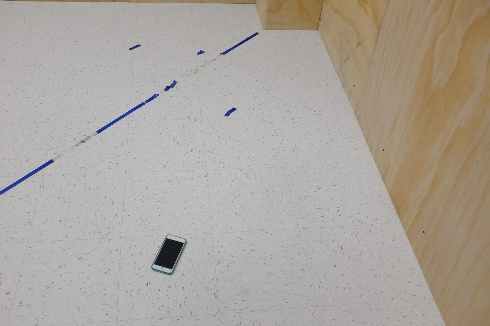
#> input picture find_phone_test_images/20.jpg, 490 x 326 px, given as the content of the folder nd_phone_test_images/20.jpg, which was not available
$ python train_phone_finder.py find_phone_test_images/20.jpg
#> lines starting #> are read from the running program, lines starting #| are printed output that depends on the picture; after the words box and inside, x2 and y2 are one past the last pixel; in counts of white or black regions, pixels touching at a corner belong together; pictures that were not available may be replaced by others from this repository, and a replacement may not be noted
#Author  : Nikita Sharma
#Date    : 29th February 2020
#Purpose : To implement a prototype of a visual phone detection system for a customer

import cv2
from PIL import Image
import glob
import sys
import numpy as np
import matplotlib.pyplot as plt
import math

# Calculating performance of the model
def calculatingaccuracy():
    orgfile = glob.glob(sys.argv[1][2:]+'/*.txt')                        # Append ~/ and read file name from command prompt
    filepath = "outputstats.txt"
    result = open("result.txt","w+")
    result.write("Filename\t" + "X\t" +"Y\t" + "Accepted/Not Accepted \n")
    count = orgcount = 0
    with open(orgfile[0]) as file1:
        org = [line.rstrip('\n').split(' ') for line in file1]
    file1.close()
    with open(filepath) as file2:
        next(file2)
        for line in file2:
            orgcount = orgcount+1
            test = line.rstrip('\n').split('\t')
            res = [org[i] for i in range(len(org)) if (test[0] == org[i][0])]
            if res:
                if ((float(res[0][1])-0.05 <=float(test[1])<= float(res[0][1])+0.05) or (float(res[0][1]) -0.05 <=float(test[2])<= float(res[0][1])+0.05)):
                    var = 'Accepted'
                    count = count+1
                else:
                    var = 'Not Accepted'
            else:
                var = 'N'
            result.write(  line.rstrip('\n') + '\t' + var + '\n')
        Accuracy = round((count/orgcount) * 100 , 3)
        result.write("Model gives " + str(Accuracy) + "% accurate result of the prediction")
    file2.close()
    result.close()

def main():
    #Read image path
    images = glob.glob(sys.argv[1][2:]+'/*.jpg')                        # Append ~/ from command prompt

    # Looping through each image
    file = open("outputstats.txt","w+")
    file.write("Filename\t" + "X\t" +"Y\n")
    for im in images:                                                   # Read each image in the folder
        with open(im, 'rb') as file:                                    # Open Image to read
            image = Image.open(file)
#> image is the input picture: PIL image 490x326 RGB; mean R, G, B 171.5, 164.8, 157.1
            h,w = image.height,image.width
#> h = 326; w = 490
            image = cv2.cvtColor(np.array(image), cv2.COLOR_RGB2BGR)    # Convert RGB to BGR
#> image: shape (326, 490, 3)
            gray = cv2.cvtColor(image, cv2.COLOR_BGR2GRAY)              # Convert RGB to GRAY
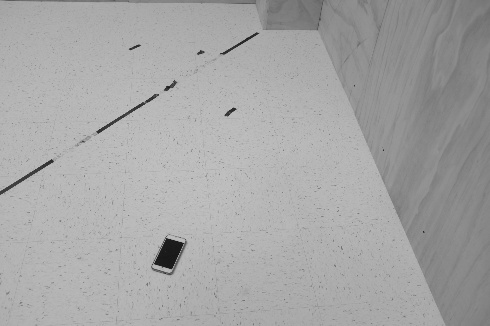
#> gray: shape (326, 490); min 21, max 199, mean 166
            ret,thresh = cv2.threshold(gray,67,250,0)                   # To filter phone image from background of tiles/floor
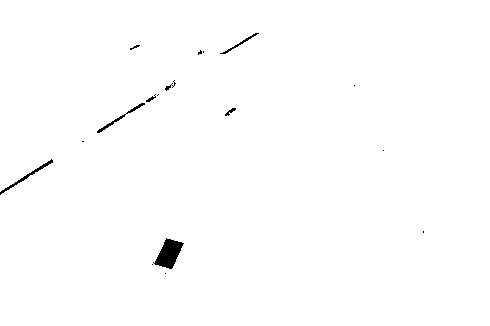
#> thresh: shape (326, 490); values 0 (black) and 250 (white), 99.3% white; 17 black regions (10 under 20 px), largest, box (x1, y1, x2, y2) and area: (153, 238, 184, 269) 521, (0, 159, 53, 195) 174, (97, 103, 145, 133) 139
            thresh = cv2.dilate(thresh, None)                           # Fill some holes
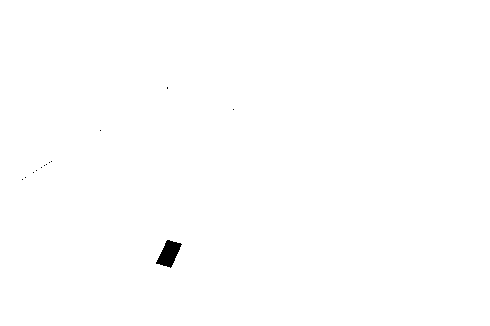
#> thresh: shape (326, 490); values 0 (black) and 250 (white), 99.7% white; 13 black regions (12 under 20 px), largest, box (x1, y1, x2, y2) and area: (156, 240, 182, 268) 405
            thresh = cv2.dilate(thresh, None)
#> thresh: shape (326, 490); values 0 (black) and 250 (white), 99.8% white; 1 black region, box (x1, y1, x2, y2) and area: (158, 241, 180, 266) 303
            thresh = cv2.erode(thresh, None)                            # Dilate made our shape larger, revert that
#> thresh: shape (326, 490); values 0 (black) and 250 (white), 99.7% white; 1 black region, box (x1, y1, x2, y2) and area: (157, 240, 181, 267) 401
            thresh = cv2.erode(thresh, None)
#> thresh: shape (326, 490); values 0 (black) and 250 (white), 99.7% white; 1 black region
            contours, hierarchy = cv2.findContours(thresh, cv2.RETR_LIST, cv2.CHAIN_APPROX_SIMPLE)
#> contours = 2 contours; box (x1, y1, x2, y2) and area: (0, 0, 490, 326) 158925, (155, 238, 183, 269) 548
            rc = cv2.minAreaRect(contours[0])
#> rc = ((168.7, 253.1), (32.19, 19.95), -65.56)
            box = cv2.boxPoints(rc)
#> box = [[171.1, 271.8], [152.9, 263.6], [166.2, 234.3], [184.4, 242.5]]
            box = np.int0(box)
#> box = [[171, 271], [152, 263], [166, 234], [184, 242]]
            cv2.drawContours(image,[box],0,(0,255,0),2)
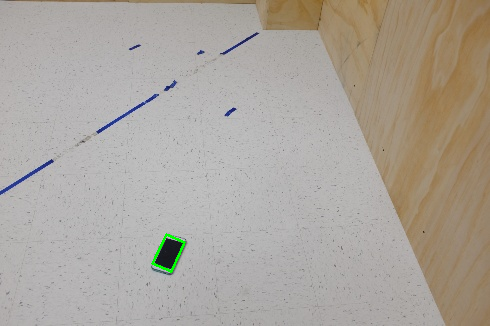
#> image: shape (326, 490, 3); mean B, G, R 156.9, 165, 171.3
            centre = [rc[0][0]/w, rc[0][1]/h]
#> centre = [0.344, 0.776]
#> (the run stopped early here; a loop or call above may not have finished)

$ run again, on find_phone_test_images/22.jpg
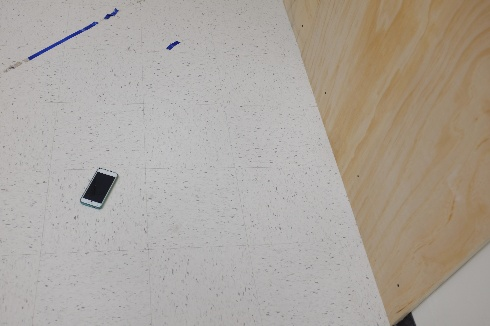
#> input picture find_phone_test_images/22.jpg, 490 x 326 px, given as the content of the folder nd_phone_test_images/22.jpg, which was not available
#> in main, image is the input picture: PIL image 490x326 RGB; mean R, G, B 172.1, 164.9, 156.9
#> in main, `thresh = cv2.erode(thresh, None)`:
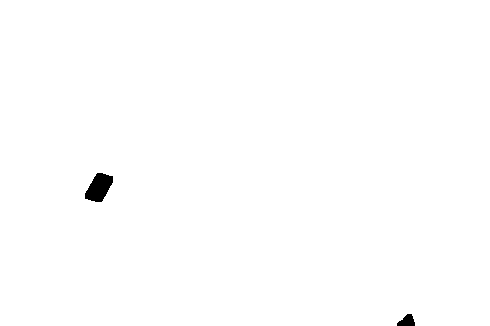
#> thresh: shape (326, 490); values 0 (black) and 250 (white), 99.6% white; 2 black regions
#> contours = 2 contours; box (x1, y1, x2, y2) and area: (0, 0, 490, 326) 158772, (84, 172, 114, 203) 576
#> rc = ((98.71, 187.1), (34, 20.35), -61.39)
#> in main, `box = cv2.boxPoints(rc)`: box = [[99.5, 206.9], [81.64, 197.2], [97.92, 167.3], [115.8, 177.1]]
#> in main, `box = np.int0(box)`: box = [[99, 206], [81, 197], [97, 167], [115, 177]]
#> in main, `cv2.drawContours(image,[box],0,(0,255,0),2)`:
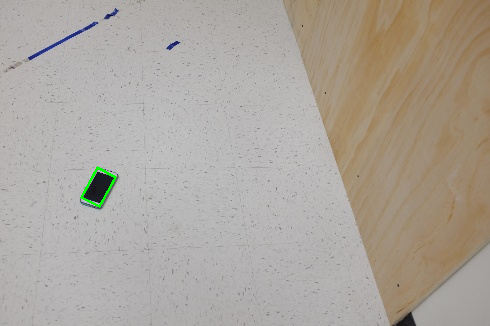
#> image: shape (326, 490, 3); mean B, G, R 156.7, 165.1, 171.9
#> centre = [0.201, 0.574]

$ run again, on find_phone_test_images/23.jpg
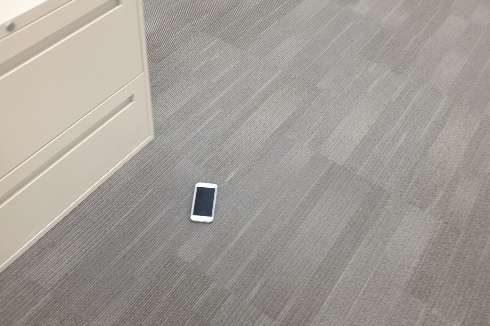
#> input picture find_phone_test_images/23.jpg, 490 x 326 px, given as the content of the folder nd_phone_test_images/23.jpg, which was not available
#> in main, image is the input picture: PIL image 490x326 RGB; mean R, G, B 161.8, 157.2, 150.7
#> in main, `thresh = cv2.dilate(thresh, None)`:
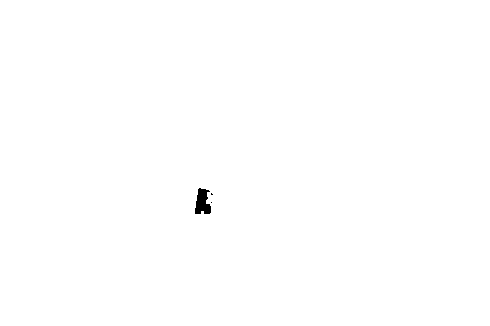
#> thresh: shape (326, 490); values 0 (black) and 250 (white), 99.8% white; 3 black regions (2 under 20 px), largest, box (x1, y1, x2, y2) and area: (195, 188, 211, 214) 295
#> contours = 2 contours; box (x1, y1, x2, y2) and area: (0, 0, 490, 326) 158925, (193, 187, 213, 216) 423
#> rc = ((202.5, 201), (28, 19), -90)
#> box = [[212, 215], [193, 215], [193, 187], [212, 187]]
#> in main, `cv2.drawContours(image,[box],0,(0,255,0),2)`:
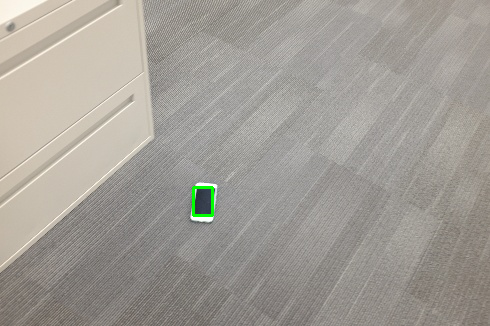
#> image: shape (326, 490, 3); mean B, G, R 150.5, 157.4, 161.6
#> centre = [0.413, 0.617]
